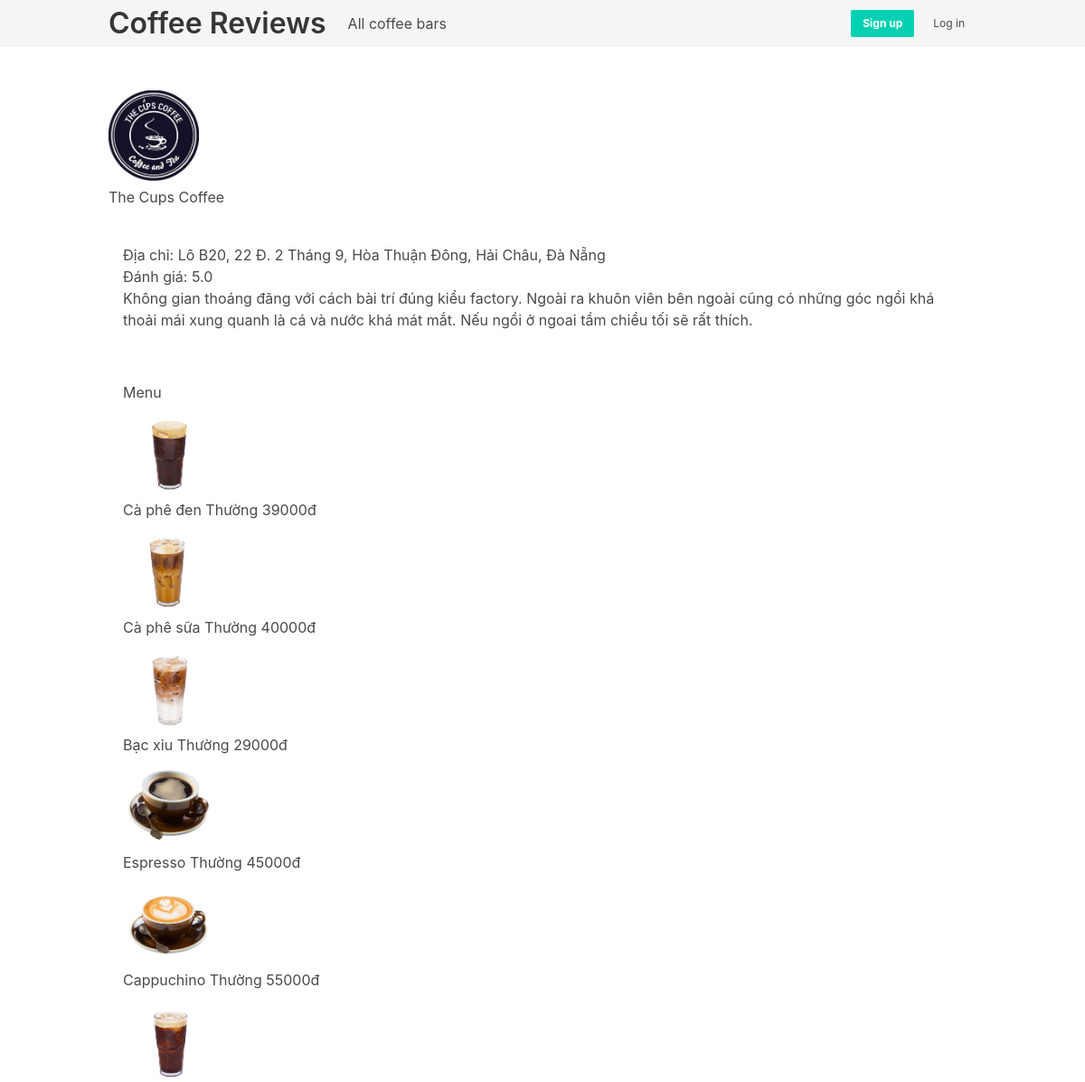
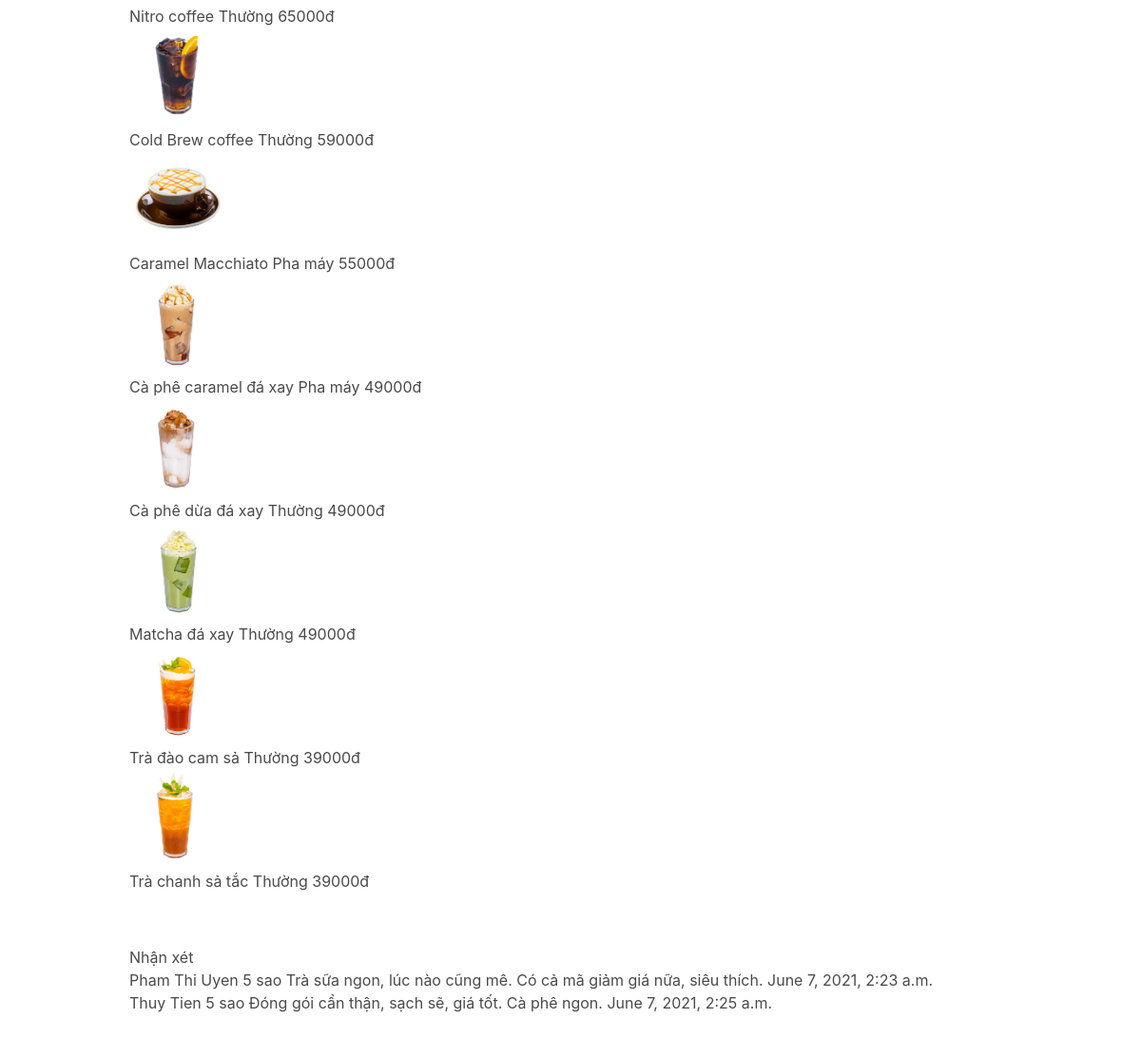
The app's page /reviews/9/ with its own data (2 pictures, top to bottom).
### reviews/models.py (models this page shows)
class CoffeeBar(models.Model):
    name = models.CharField(max_length=255)
    summary = models.TextField(null=True)
    description = models.TextField()
    address = models.TextField(blank=False, null=False)
    image = models.ImageField(upload_to="coffee_bars", null=True)
    avg_vote = models.DecimalField(max_digits=3, decimal_places=1, default=0)
    created_at = models.DateTimeField(auto_now_add=True)

class Menu(models.Model):
    coffee_bar = models.ForeignKey(CoffeeBar, on_delete=models.CASCADE)
    name = models.CharField(null=False, blank=False, max_length=255)
    price = models.DecimalField(max_digits=10, decimal_places=0)
    image = models.ImageField(upload_to='menus', null=True, blank=True)
    description = models.CharField(null=True, max_length=255, blank=True)

class Review(models.Model):
    author = models.ForeignKey(User, on_delete=models.CASCADE)
    coffee_bar = models.ForeignKey(CoffeeBar, on_delete=models.CASCADE)
    vote = models.PositiveIntegerField(default=5)
    description = models.TextField(null=True)
    created_at = models.DateTimeField(auto_now_add=True)

### reviews/views.py (the view)
# urls.py: path('<int:coffeeBar_id>/', coffee_bars_detail, name='detail'),
def coffee_bars_detail(request, coffeeBar_id):
    coffeeBar = get_object_or_404(CoffeeBar, pk=coffeeBar_id)
    return render(request, 'reviews/coffee_bars_detail.html', {'coffeeBar': coffeeBar})

### reviews/templates/reviews/coffee_bars_detail.html (shortened to what this page needs)
{% extends 'base.html' %}
{% block content %}
<div>
    <img class="img-item" src="{{ coffeeBar.image.url }}" width="100px" height="auto">
    <h1>{{ coffeeBar.name }}</h1><br>
</div>
<div class="shadow-2xl bg-white rounded-md mb-5 px-4 py-4">
	<div>
		<p class="address">Địa chỉ: {{ coffeeBar.address }}</p>
		<p class="vote">Đánh giá: {{ coffeeBar.avg_vote }}</p>
		<p class="coffee-bar-description">{{ coffeeBar.description }}</p>
	</div>
</div>
 <div class="shadow-2xl bg-white rounded-md mb-5 px-4 py-4">
	<h1 class="text-black font-bold">Menu</h1>
		{% for menu in coffeeBar.menu_set.all %}
		<div class="item">
			<div class="coffee-img">
            <img class="img-item" src="{{ menu.image.url }}" width="100px" height="auto">
			</div>
			<div class="item_menu">
				<label class="name" for="menu{{ forloop.counter }}">{{ menu.name }}</label>
				<label class="description" for="menu{{ forloop.counter }}">{{ menu.description }}</label>
				<label class="price" for="menu{{ forloop.counter }}">{{ menu.price }}đ</label>
			</div>
		</div>
		{% endfor %}
</div>
<div class="shadow-2xl bg-white rounded-md mb-5 px-4 py-4">
	<h1 class="text-black font-bold">Nhận xét</h1>
		{% if coffeeBar.review_set.all %}
			{% for review in coffeeBar.review_set.all %}
				<div class="item">
					<label class="user-name" for="review{{ forloop.counter }}">{{ review.author.last_name }} {{ review.author.first_name }}</label>
					<label class="vote" for="review{{ forloop.counter }}">{{ review.vote }} sao</label>
					<label class="description" for="review{{ forloop.counter }}">{{ review.description }}</label>
					<label class="time" for="review{{ forloop.counter }}">{{ review.created_at }}</label>
				</div>
			{% endfor %}
		{% else %}
        	<p>Không có nhận xét nào.</p>
    {% endif %}
</div>
{% endblock content %}

### records on screen
CoffeeBar: image (picture), name "The Cups Coffee", address "Lô B20, 22 Đ. 2 Tháng 9, Hòa Thuận Đông, Hải Châu, Đà Nẵng", avg_vote "5.0", description "Không gian thoáng đãng với cách bài trí đúng kiểu factory. Ngoài ra khuôn viên bên ngoài cũng có những góc ngồi khá thoải mái xung quanh là cá và nước khá mát mắt. Nếu ngồi ở ngoai tầm chiều tối sẽ rất thích."
Menu: image (picture), name "Cà phê đen", description "Thường", price "39000"
Menu: image (picture), name "Cà phê sữa", description "Thường", price "40000"
Menu: image (picture), name "Bạc xỉu", description "Thường", price "29000"
Menu: image (picture), name "Espresso", description "Thường", price "45000"
Menu: image (picture), name "Cappuchino", description "Thường", price "55000"
Menu: image (picture), name "Nitro coffee", description "Thường", price "65000"
Menu: image (picture), name "Cold Brew coffee", description "Thường", price "59000"
Menu: image (picture), name "Caramel Macchiato", description "Pha máy", price "55000"
Menu: image (picture), name "Cà phê caramel đá xay", description "Pha máy", price "49000"
Menu: image (picture), name "Cà phê dừa đá xay", description "Thường", price "49000"
Menu: image (picture), name "Matcha đá xay", description "Thường", price "49000"
Menu: image (picture), name "Trà đào cam sả", description "Thường", price "39000"
Menu: image (picture), name "Trà chanh sả tắc", description "Thường", price "39000"
Review: author.last_name "Pham Thi", author.first_name "Uyen", vote "5", description "Trà sữa ngon, lúc nào cũng mê. Có cả mã giảm giá nữa, siêu thích.", created_at "June 7, 2021, 2:23 a.m."
Review: author.last_name "Thuy", author.first_name "Tien", vote "5", description "Đóng gói cẩn thận, sạch sẽ, giá tốt. Cà phê ngon.", created_at "June 7, 2021, 2:25 a.m."
